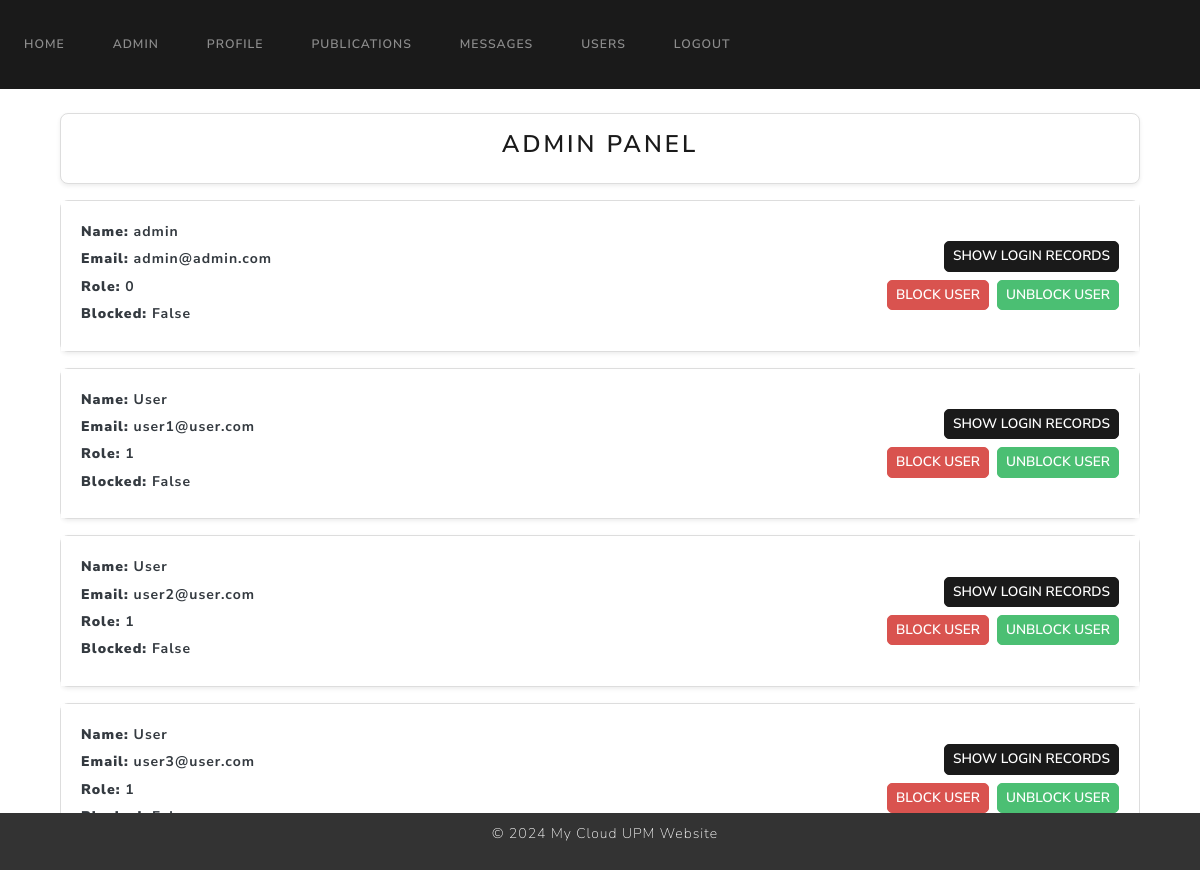
The page /admin (signed in) on the database its author committed.
### website/models.py (models this page shows)
class User(UserMixin, db.Model):
    id = db.Column(db.Integer, primary_key=True)
    name = db.Column(db.String(100), unique=False, nullable=False)
    surname = db.Column(db.String(100), unique=False, nullable=False)
    email = db.Column(db.String(100), unique=True, nullable=False)
    password = db.Column(db.String(100), nullable=False)
    role = db.Column(db.Integer, nullable=False, default=1)  # 0 para admin, 1 para usuario regular
    is_blocked = db.Column(db.Boolean, nullable=False, default=False)  # Nuevo campo para indicar si el usuario está bloqueado
    profile_pic = db.Column(db.String(150), default='default.jpg')
    publications = db.relationship('Publication')
    login_records = db.relationship('LoginRecord')

### website/views.py (the view)
@views.route('/admin')
@login_required
def admin():
    if current_user.role != 0:
        flash('You are not allowed to access this page', category='error')
        print('You are not allowed to access this page')
        return redirect(url_for('views.home'))
    users = User.query.all()
    login_records = LoginRecord.query.all()
    return render_template('admin.html', user=current_user, users=users, login_records=login_records)

### website/templates/admin.html (shortened to what this page needs)
{% extends "base.html" %}
{% block content %}
<div class="container mt-4">
    <div class="card shadow-sm p-3 bg-white">
        <h3 class="text-center">Admin Panel</h3>
    </div>
    <div class="mt-3" style="max-height: 750px; overflow-y: auto;">
        {% for user in users %}
        <div class="card shadow-sm mb-3 bg-white">
            <div class="card-body">
                <div class="row align-items-center">
                    <div class="col-md-8">
                        <p class="text-dark fw-bold"><strong>Name:</strong> {{ user.name }}</p>
                        <p class="text-dark fw-bold"><strong>Email:</strong> {{ user.email }}</p>
                        <p class="text-dark fw-bold"><strong>Role:</strong> {{ user.role }}</p>
                        <p class="text-dark fw-bold"><strong>Blocked:</strong> {{ user.is_blocked }}</p>
                    </div>
                    <div class="col-md-4 text-end">
                        <button class="btn btn-sm btn-primary mb-2" type="button" data-bs-toggle="collapse"
                                data-bs-target="#loginRecords{{ user.id }}" aria-expanded="false"
                                aria-controls="loginRecords{{ user.id }}" onclick="this.style.display='none'">
                            Show Login Records
                        </button>
                        <div class="d-flex justify-content-end gap-2">
                            <form action="{{ url_for('views.block_user', user_id=user.id) }}" method="post">
                                <button type="submit" class="btn btn-sm btn-danger">Block User</button>
                            </form>
                            <form action="{{ url_for('views.unblock_user', user_id=user.id) }}" method="post">
                                <button type="submit" class="btn btn-sm btn-success">Unblock User</button>
                            </form>
                        </div>
                    </div>
                </div>
            </div>
        </div>
        {% endfor %}
    </div>
</div>
{% endblock %}

### website/templates/admin.html (style rules this page uses)
.card { border: 1px solid #ddd; border-radius: 8px; }
.card-body p { margin-bottom: 0.4rem; }
.btn { border-radius: 5px; }
.btn-sm { padding: 4px 8px; font-size: 0.85rem; }
.text-dark { color: #212529; }
.fw-bold { font-weight: 600; }
.card.shadow-sm { box-shadow: 0 2px 4px rgba(0, 0, 0, 0.1); background-color: #fff; }
.card-body { background-color: #fff; }
.d-flex.gap-2 > form { margin: 0; }

### rows shown on the page
User: name "admin", email "admin@admin.com", role "0", is_blocked "False"
User: name "User", email "user1@user.com", role "1", is_blocked "False"
User: name "User", email "user2@user.com", role "1", is_blocked "False"
User: name "User", email "user3@user.com", role "1"
